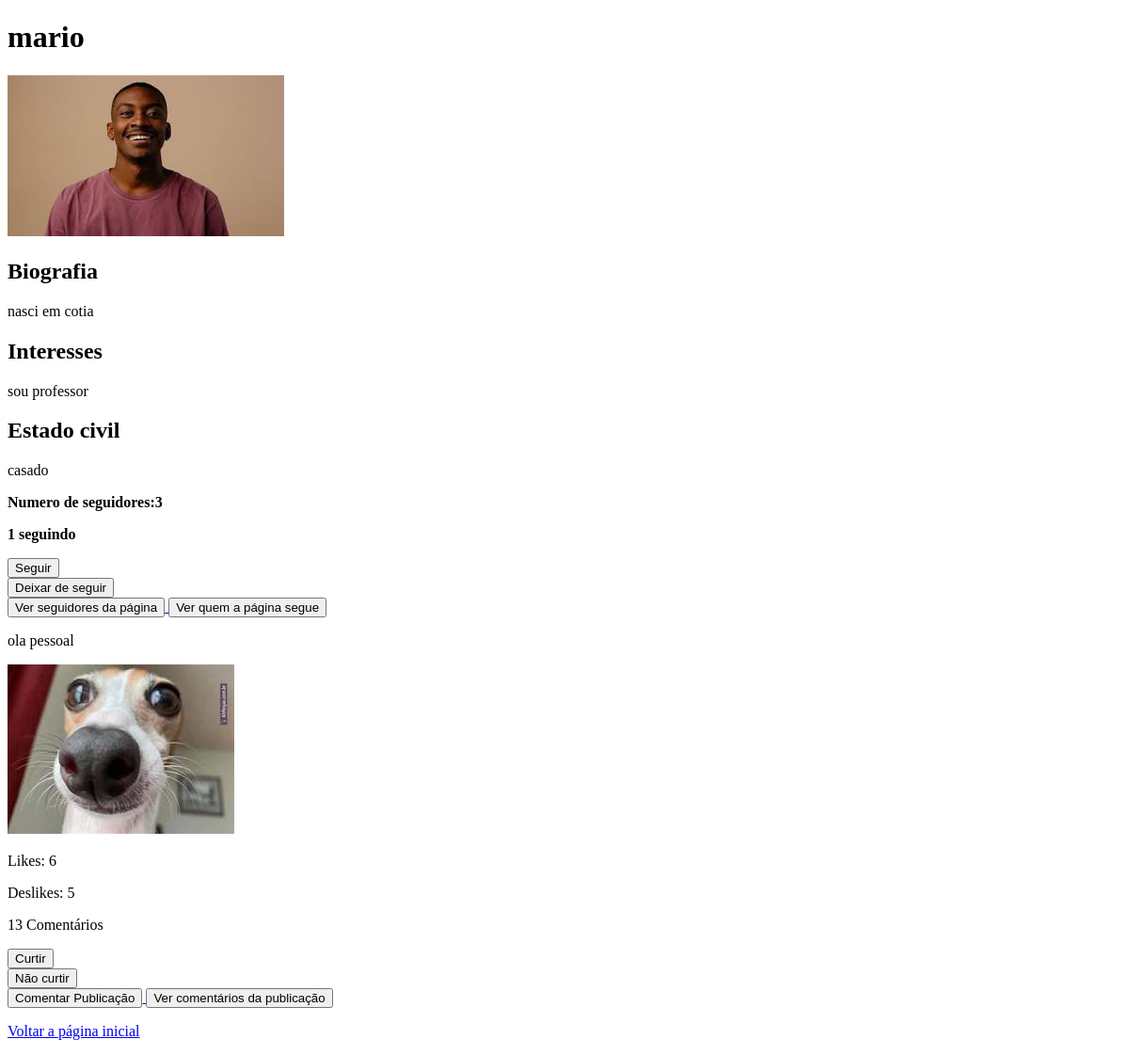
Page /ver_perfil/4/ (signed in) on the earlier database version.
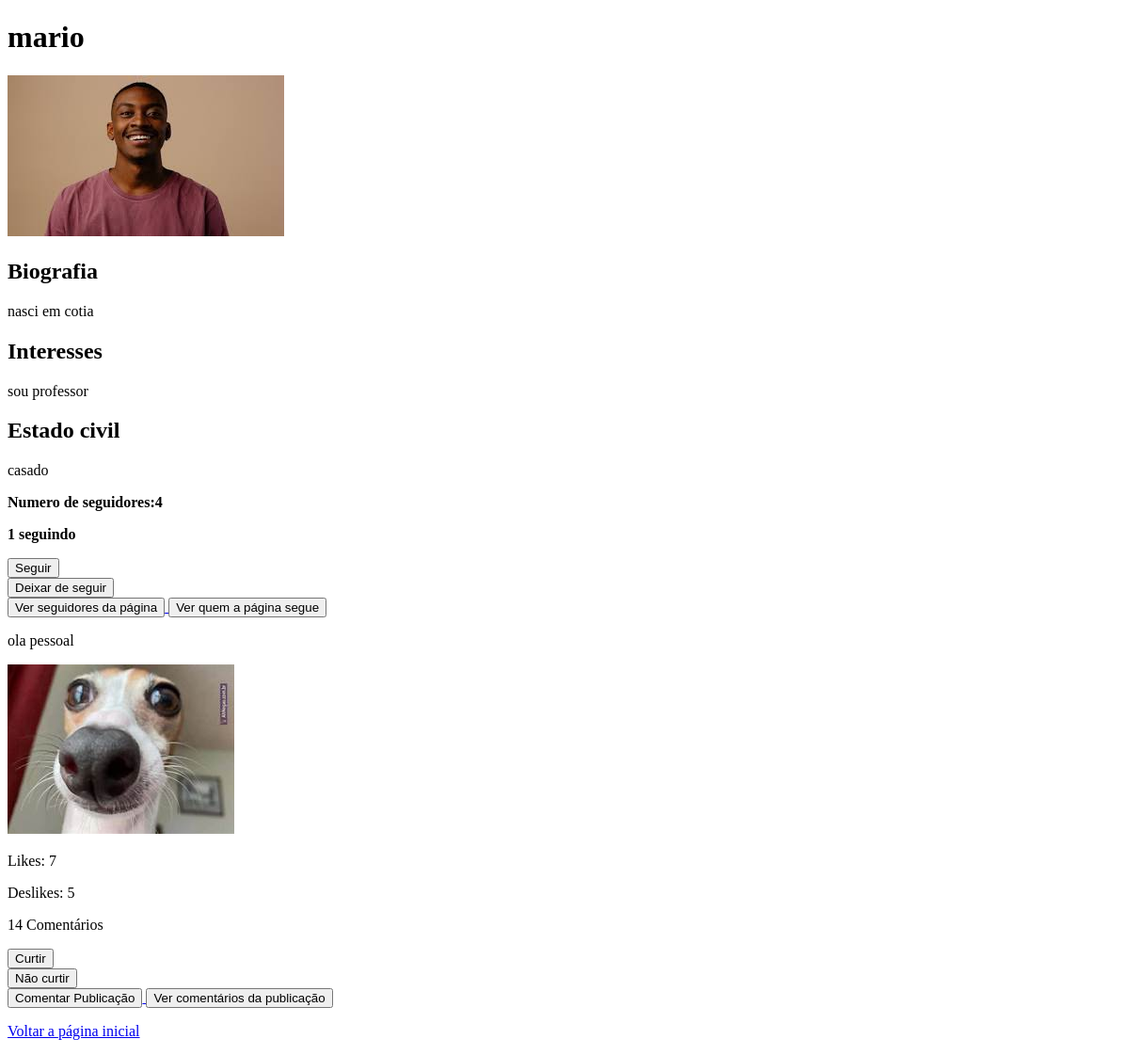
Same page on the later database version.
### redesocial/models.py (models this page shows, shortened)
class Post(models.Model):
    dono_postagem = models.ForeignKey(Conta, on_delete=models.CASCADE)
    texto = models.CharField(max_length=6000, null = True, blank=True)
    imagem_postagem = models.ImageField(upload_to = 'redesocial/ImagemPostagem', null=True, blank=True)
    video = models.FileField(upload_to='redesocial/videos', null=True, blank=True)
    curtidas = models.IntegerField(default=0)
    nao_curtidas = models.IntegerField(default = 0)
    quantidade_comentarios = models.IntegerField(default= 0)

### redesocial/views.py (the view)
# urls.py: path('ver_perfil/<int:id_conta>/', views.ver_perfil, name='ver_perfil'),
@login_required
def ver_perfil(request, id_conta):
    conta = Conta.objects.get(id=id_conta)
    id = conta.id
    nome_da_conta = conta.nome
    foto_perfil = conta.foto_perfil
    biografia = conta.biografia
    interesses = conta.interesses
    estado_civil = conta.estado_civil
    numero_seguidores = conta.numero_seguidores
    numero_seguindo = conta.numero_seguindo
    posts = Post.objects.filter(dono_postagem = conta)
    dicionario_perfil = {'id':id, 'nome_da_conta':nome_da_conta, 'foto_perfil':foto_perfil, 'biografia':biografia, 'interesses':interesses, 'estado_civil':estado_civil, 'numero_seguidores': numero_seguidores, 'numero_seguindo':numero_seguindo, 'posts':posts}
    return render(request, 'redesocial/ver_perfil.html', dicionario_perfil)

### redesocial/templates/redesocial/ver_perfil.html (shortened to what this page needs)
<!DOCTYPE html>
<html lang="pt-br">
    <head>
    </head>
    <body>
        <h1>{{nome_da_conta}}</h1>
        {%if foto_perfil%}
            <img src="{{foto_perfil.url}}">
        {%endif%}
        <h2>Biografia</h2>
        {%if biografia%}
            <p>{{biografia}}</p>
        {%else%}
            <!--Caso a conta não tenha uma biografia, iremos mostrar
            essa mensage padrão-->
            <p>Não há biográfia</p>
        {%endif%}
        <h2>Interesses</h2>
        {%if interesses%}
           <p>{{interesses}}</p>
        {%else%}
            <!--Caso a coluna não tenha interesses, vamos mostrar
            essa mensagem padrão.-->
           <p>Não há interesses</p>
        {%endif%}
        <h2> Estado civil</h2>
        {%if estado_civil%}
            <p>{{estado_civil}}</p>
        {%else%}
            <p>Não há estado civil</p>
        {%endif%}
        <p><strong>Numero de seguidores:{{numero_seguidores}}</strong></p>
        <p><strong>{{numero_seguindo}} seguindo</strong></p>
        <form action="{%url 'seguir'%}" method="post">
            <button type="submit">Seguir</button>
         </form>
         <form action="{%url 'deixar_de_seguir'%}" method="post">
            <button type="submit"> Deixar de seguir</button>
         </form>
         <a href="{%url 'seguidores_pagina' id%}">
            <button type="button">Ver seguidores da página</button>
         </a>
         <a href="{%url 'quem_segue' id%}">
            <button type="button">Ver quem a página segue</button>
         </a>
         {%if posts%}
            {%for post in posts%}
                {%if post.texto%}
                    <p>{{post.texto}}</p>
                {%else%}
                    <!--Caso o usuário não tenha inserido um texto,
                    vamos apresentar esse texto padrão.-->
                    <p>Não há texto na publicação</p>
                {%endif%}
                {%if post.imagem_postagem%}
                    <img src="{{post.imagem_postagem.url}}" alt="Foto da publicação">
                {%endif%}
                <p>Likes: {{post.curtidas}}</p>
                <p>Deslikes: {{post.nao_curtidas}}</p>
                <p>{{post.quantidade_comentarios}} Comentários</p>
                <form action="{%url 'curtir'%}" method="post">
                    <button type="submit">Curtir</button>
                </form>
                <form action="{%url 'nao_curtir'%}" method="post">
                    <button type="submit">Não curtir</button>
                </form>
                <a href="{%url 'comentar_publicacao' post.id%}">
                    <button type="button">Comentar Publicação</button>
                </a>
                <a href="{%url 'ver_comentarios' post.id%}">
                    <button type="button">Ver comentários da publicação</button>
                </a>
            {%endfor%}
         {%else%}
            <!--Caso o usuário não tenha nenhuma postagem, iremos
            mostrar essa mensagem padrão.-->
            <p>Há página ainda não possui postagens</p>
        {%endif%}
        <p><a href="{%url 'index'%}">Voltar a página inicial</a></p>
    </body>
</html>

Differences in the rows shown:
changed Post "ola pessoal": curtidas "6" → "7"; quantidade_comentarios "13" → "14"
Other differences:
{{ numero_seguidores }}: "3" → "4"
